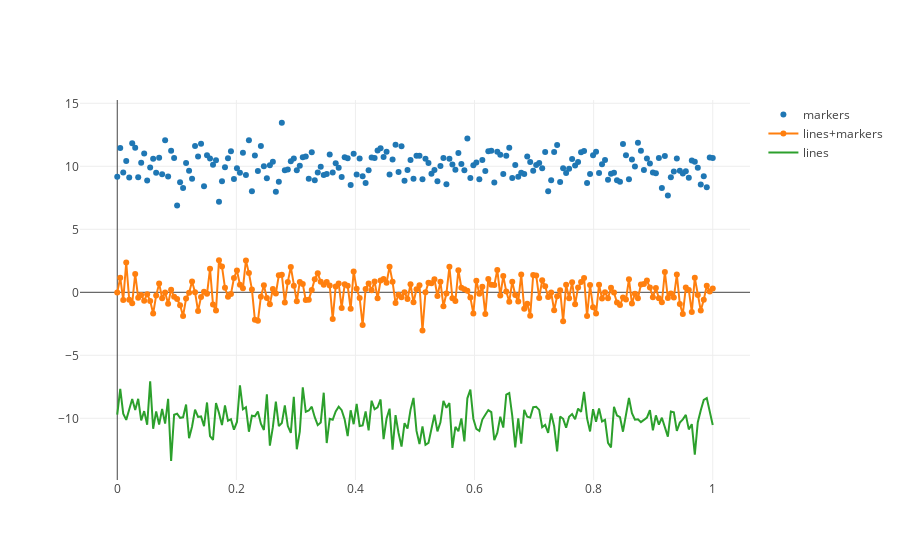

The notebook cell this image was saved under:
### Code cell
trace0 = go.Scatter(
    x = random_x,
    y = random_y0,
    mode = 'markers',
    name = 'markers'
)

trace1 = go.Scatter(
    x = random_x,
    y = random_y1,
    mode = 'lines+markers',
    name = 'lines+markers'
)

trace2 = go.Scatter(
    x = random_x,
    y = random_y2,
    mode = 'lines',
    name = 'lines'
)

data = [trace0, trace1, trace2]
plotly.offline.iplot(data, filename='scatter-mode')

### Figure 1 — Plotly figure (JSON) as saved in the notebook; plotly's stock layout.template omitted (floating-point values rounded to 4 significant figures; data arrays with more than 128 entries replaced by an {"elided": "..."} marker saying what was removed)
{"data": [{"mode": "markers", "name": "markers", "type": "scatter", "uid": "2e2c8296-7ffa-47ed-ac84-59345bfced0c", "x": {"elided": "200 float values"}, "y": {"elided": "200 float values"}}, {"mode": "lines+markers", "name": "lines+markers", "type": "scatter", "uid": "3cf8720d-54e0-4c1f-aa83-d4b6be9a11b2", "x": {"elided": "200 float values"}, "y": {"elided": "200 float values"}}, {"mode": "lines", "name": "lines", "type": "scatter", "uid": "2beb4e87-60eb-44d6-8441-78865b9e6760", "x": {"elided": "200 float values"}, "y": {"elided": "200 float values"}}], "layout": {}}
